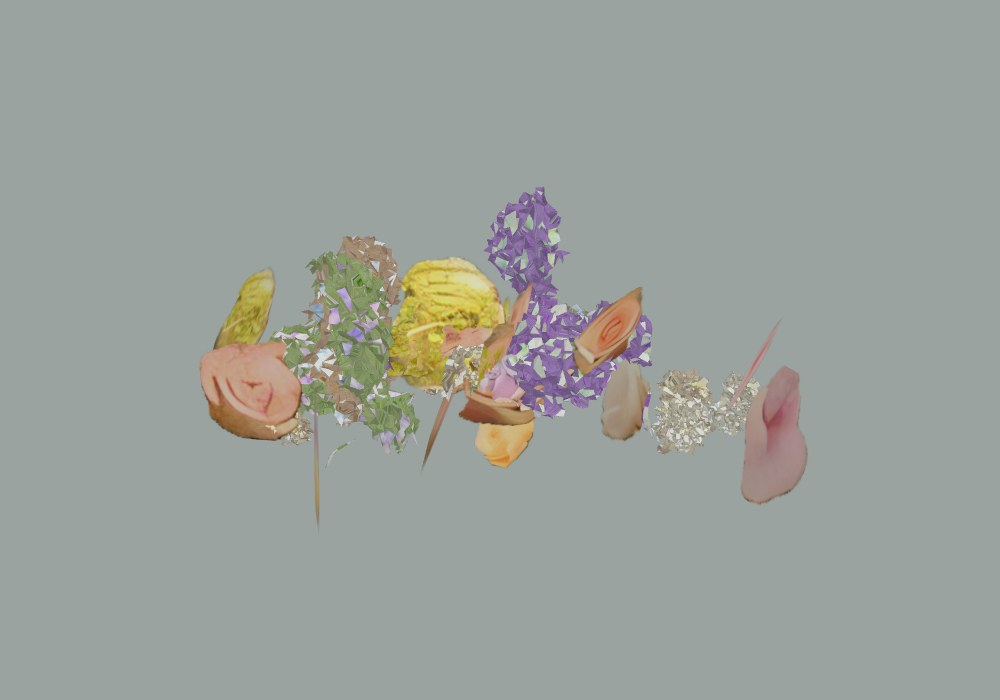
#> input picture kkotgil_1002_bright/사진/F_A_new_1.5.jpg, 1000 x 700 px
$ python measure8.py '../사진/F_A_new_1.5.jpg'
#> lines starting #> are read from the running program, lines starting #| are printed output that depends on the picture; after the words box and inside, x2 and y2 are one past the last pixel; in counts of white or black regions, pixels touching at a corner belong together
import numpy as np,sys,re
from PIL import Image
f=sys.argv[1]; mk=re.sub(r'shots/Q_(bank|mound_c)_(\w+?)_(eye|mid|close)\.png',r'shots/mF_\1_\2_\3.png',f)
a=np.asarray(Image.open(f).convert('RGB')).astype(float); m=np.asarray(Image.open(mk).convert('L'))>100
#> after `m = np.asarray(Image.open(mk).convert('L')) > 100`:
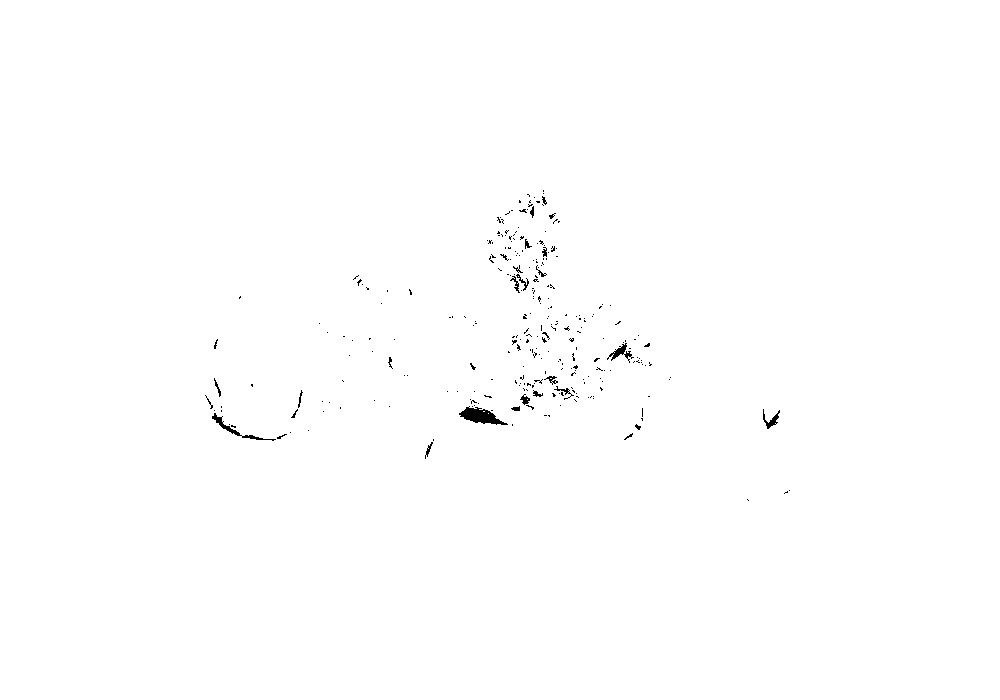
#> m: shape (700, 1000) bool; 99.6% white; 278 black regions (253 under 20 px), largest, box (x1, y1, x2, y2) and area: (459, 406, 508, 425) 461, (212, 413, 276, 441) 222, (607, 343, 634, 363) 164
# 경계 화소 제외(마스크 침식)
from scipy.ndimage import binary_erosion
m=binary_erosion(m,iterations=1)
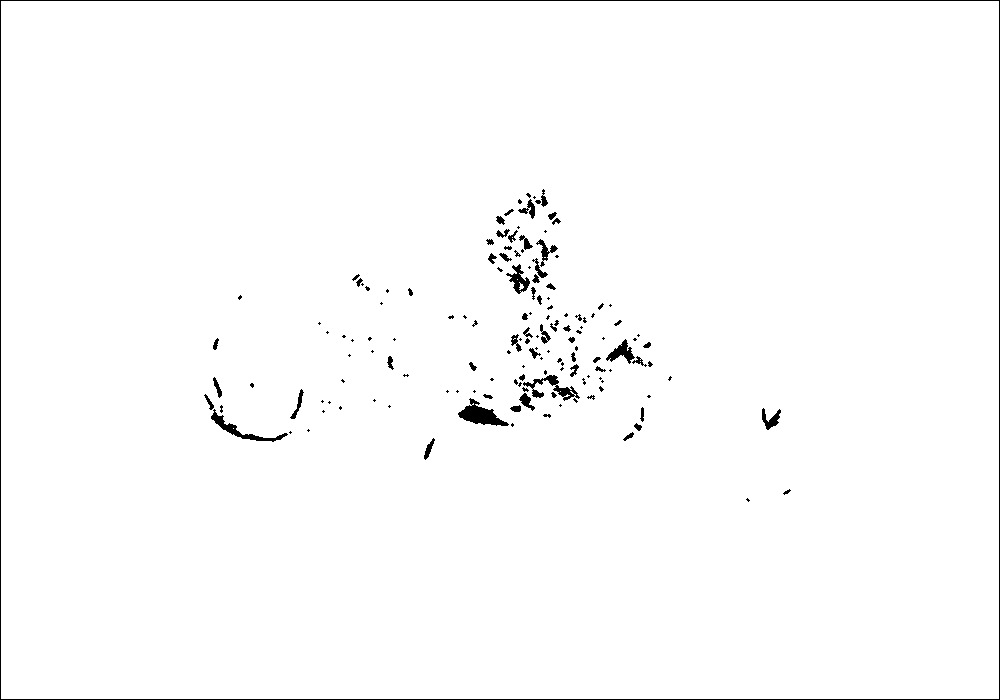
#> m: shape (700, 1000) bool; 98.7% white; 150 black regions (86 under 20 px), largest, box (x1, y1, x2, y2) and area: (0, 0, 1000, 700) 3396, (458, 398, 509, 426) 635, (211, 409, 288, 442) 446
px=a[m]; br=px.mean(1)
print(f"{f.split('/')[-1]}: 꽃 화소 {m.sum()} 평균 {br.mean():.0f} | 밝은 면(상위10%) {np.percentile(br,95):.0f}·평균 {br[br>=np.percentile(br,90)].mean():.0f} | 안쪽 그늘(하위10%) 평균 {br[br<=np.percentile(br,10)].mean():.0f} | 비 {br[br>=np.percentile(br,90)].mean()/br[br<=np.percentile(br,10)].mean():.2f} | 최고 {px.max():.0f}")
#| F_A_new_1.5.jpg: 꽃 화소 690788 평균 157 | 밝은 면(상위10%) 159·평균 160 | 안쪽 그늘(하위10%) 평균 157 | 비 1.02 | 최고 255
